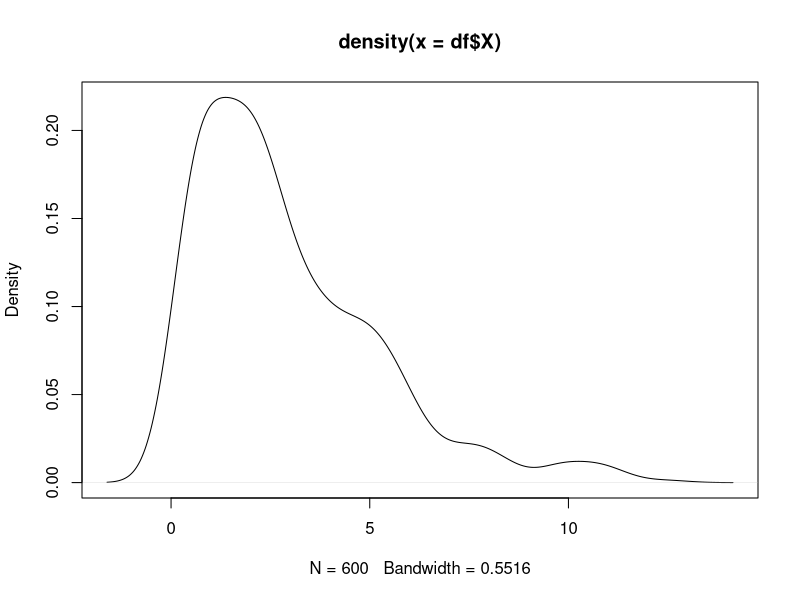
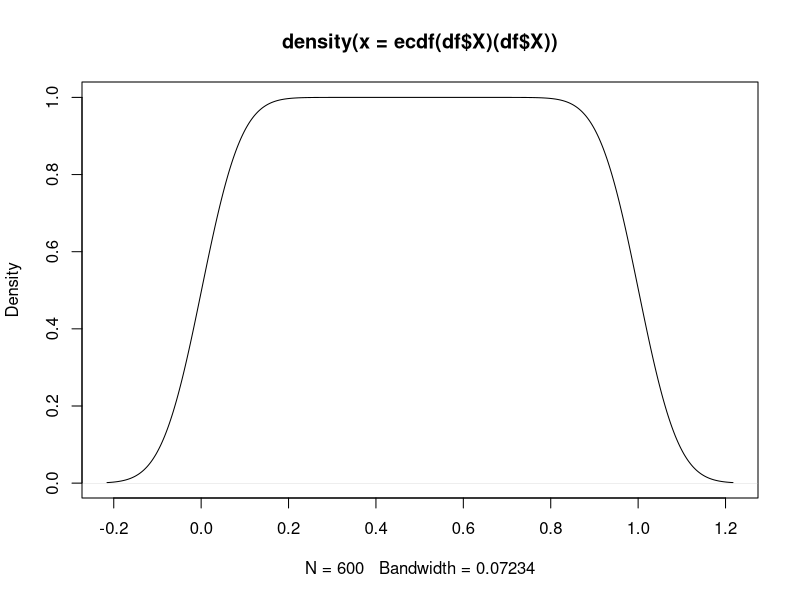
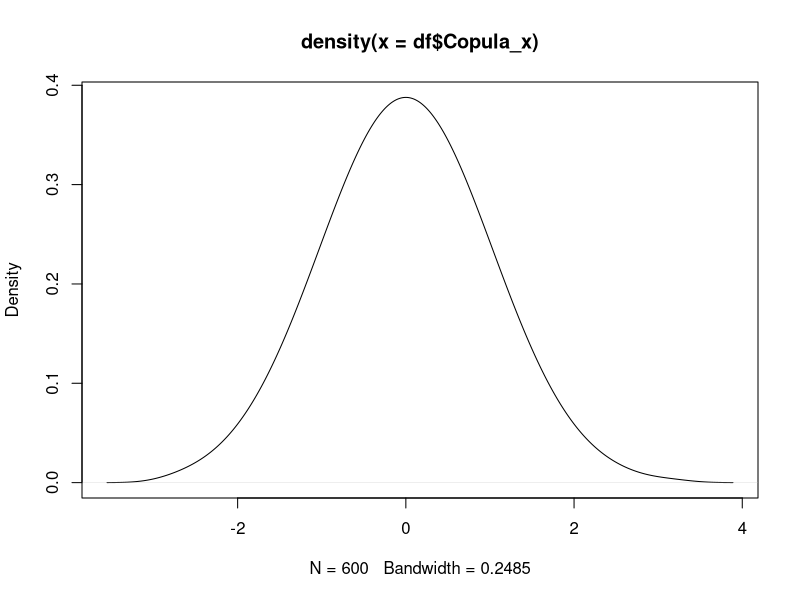

These figures' R source, in order:
set.seed(5682)

rho=0.5 # Error correlation of 0.5

# Generate data from a multivariate normal distribution with pre-specified correlation matrix sigma
Sigma <- matrix(c(1,rho,rho,1),2,2)
df <- data.frame(MASS::mvrnorm(600,rep(0,2),Sigma))
colnames(df) <- c("Epsilon_star","X_star")

# Epsilon is supposed to be normally distributed so epsilon=epsilon_star
df$Epsilon <- df$Epsilon_star  

# X must be non-normally distributed, here we use Chi-Square distributed with df=3
# pnorm gives the univariate marginal distribution for X_star and then we transform using the inverse chi-square
df$X <- qchisq(pnorm(df$X_star), df = 3)

# Show the distribution of X
plot(density(df$X))

# Equation with specified parameters
df$Y <- 2 - 1*df$X + df$Epsilon

# Uncorrected OLS model
lm.endo <- lm(Y~X, data = df)
summary(lm.endo)

#############################
# Gaussian copula model
#############################

# Copula transformation function using the empirical cumulative distribution function (ECDF)
get_copula_transform <- function(x){  
  n <- length(x)  
  U <- 1/(2*n) + (n-1)/(n)*ecdf(x)(x)
  qnorm(U)
}
df$Copula_x <- get_copula_transform(df$X)

# Add copula term to the regression model
lm.cop <- lm(Y ~ X + Copula_x, data=df)
summary(lm.cop)

# Additional plots to show the distribution of the marginal (uniform) and the copula-term (normal)
plot(density(ecdf(df$X)(df$X))) # uniform
plot(density(df$Copula_x)) # normal
